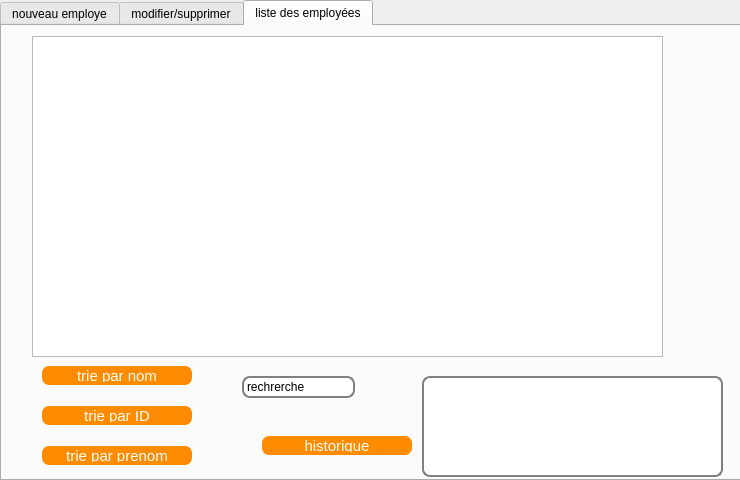
<?xml version="1.0" encoding="UTF-8"?>
<ui version="4.0">
 <class>employes</class>
 <widget class="QDialog" name="employes">
  <property name="geometry">
   <rect>
    <x>0</x>
    <y>0</y>
    <width>740</width>
    <height>480</height>
   </rect>
  </property>
  <property name="windowTitle">
   <string>Dialog</string>
  </property>
  <property name="styleSheet">
   <string notr="true">#gestion employe {
background: gray;
}


#mainFrame {
border: 3px solid gray;
border-radius: 40px;
background: white;
}
QPushButton {
color: white;
background-color:#FF8C00;
width: 140px;
border-color: #340;
border-style: solid;
border-radius: 7;
padding: 3px;
font-size: 15px;
padding-left: 5px;
padding-right: 5px;
min-width: 50px;
max-width: 200px;
min-height: 13px;
max-height: 13px;
}
QLineEdit {
padding: 1px;
border-style: solid;
border: 2px solid gray;
border-radius: 8px;
}</string>
  </property>
  <widget class="QTabWidget" name="tabWidget">
   <property name="geometry">
    <rect>
     <x>0</x>
     <y>0</y>
     <width>741</width>
     <height>481</height>
    </rect>
   </property>
   <property name="currentIndex">
    <number>2</number>
   </property>
   <widget class="QWidget" name="tab">
    <attribute name="title">
     <string>nouveau employe</string>
    </attribute>
    <widget class="QLabel" name="label">
     <property name="geometry">
      <rect>
       <x>260</x>
       <y>30</y>
       <width>47</width>
       <height>14</height>
      </rect>
     </property>
     <property name="text">
      <string>id</string>
     </property>
    </widget>
    <widget class="QLabel" name="label_2">
     <property name="geometry">
      <rect>
       <x>40</x>
       <y>160</y>
       <width>47</width>
       <height>14</height>
      </rect>
     </property>
     <property name="text">
      <string>nom</string>
     </property>
    </widget>
    <widget class="QLabel" name="label_3">
     <property name="geometry">
      <rect>
       <x>30</x>
       <y>90</y>
       <width>47</width>
       <height>14</height>
      </rect>
     </property>
     <property name="text">
      <string>prenom</string>
     </property>
    </widget>
    <widget class="QLabel" name="label_4">
     <property name="geometry">
      <rect>
       <x>40</x>
       <y>230</y>
       <width>47</width>
       <height>14</height>
      </rect>
     </property>
     <property name="text">
      <string>adresse</string>
     </property>
    </widget>
    <widget class="QLineEdit" name="lineEdit_Nom">
     <property name="geometry">
      <rect>
       <x>130</x>
       <y>160</y>
       <width>113</width>
       <height>20</height>
      </rect>
     </property>
    </widget>
    <widget class="QLineEdit" name="lineEdit_Prenom">
     <property name="geometry">
      <rect>
       <x>130</x>
       <y>90</y>
       <width>113</width>
       <height>20</height>
      </rect>
     </property>
    </widget>
    <widget class="QLineEdit" name="lineEdit_Adresse">
     <property name="geometry">
      <rect>
       <x>120</x>
       <y>230</y>
       <width>113</width>
       <height>20</height>
      </rect>
     </property>
    </widget>
    <widget class="QLabel" name="label_5">
     <property name="geometry">
      <rect>
       <x>350</x>
       <y>90</y>
       <width>61</width>
       <height>16</height>
      </rect>
     </property>
     <property name="text">
      <string>telephone</string>
     </property>
    </widget>
    <widget class="QLabel" name="label_6">
     <property name="geometry">
      <rect>
       <x>350</x>
       <y>160</y>
       <width>47</width>
       <height>14</height>
      </rect>
     </property>
     <property name="text">
      <string>agence</string>
     </property>
    </widget>
    <widget class="QLabel" name="label_7">
     <property name="geometry">
      <rect>
       <x>350</x>
       <y>240</y>
       <width>47</width>
       <height>14</height>
      </rect>
     </property>
     <property name="text">
      <string>role</string>
     </property>
    </widget>
    <widget class="QLineEdit" name="lineEdit_Telephone">
     <property name="geometry">
      <rect>
       <x>440</x>
       <y>90</y>
       <width>113</width>
       <height>20</height>
      </rect>
     </property>
    </widget>
    <widget class="QLineEdit" name="lineEdit_Agence">
     <property name="geometry">
      <rect>
       <x>440</x>
       <y>160</y>
       <width>113</width>
       <height>20</height>
      </rect>
     </property>
    </widget>
    <widget class="QLineEdit" name="lineEdit_Role">
     <property name="geometry">
      <rect>
       <x>440</x>
       <y>240</y>
       <width>113</width>
       <height>20</height>
      </rect>
     </property>
    </widget>
    <widget class="QPushButton" name="pushButton_ajouter">
     <property name="geometry">
      <rect>
       <x>280</x>
       <y>310</y>
       <width>150</width>
       <height>19</height>
      </rect>
     </property>
     <property name="text">
      <string>ajouter</string>
     </property>
    </widget>
    <widget class="QLineEdit" name="lineEdit">
     <property name="geometry">
      <rect>
       <x>300</x>
       <y>30</y>
       <width>113</width>
       <height>20</height>
      </rect>
     </property>
    </widget>
    <widget class="QLineEdit" name="ajoutnom">
     <property name="geometry">
      <rect>
       <x>570</x>
       <y>200</y>
       <width>111</width>
       <height>21</height>
      </rect>
     </property>
    </widget>
    <widget class="QLineEdit" name="ajoutmdp">
     <property name="geometry">
      <rect>
       <x>570</x>
       <y>280</y>
       <width>121</width>
       <height>21</height>
      </rect>
     </property>
    </widget>
    <widget class="QLabel" name="label_16">
     <property name="geometry">
      <rect>
       <x>520</x>
       <y>280</y>
       <width>47</width>
       <height>14</height>
      </rect>
     </property>
     <property name="text">
      <string>mdp</string>
     </property>
    </widget>
    <widget class="QLabel" name="label_17">
     <property name="geometry">
      <rect>
       <x>520</x>
       <y>200</y>
       <width>47</width>
       <height>14</height>
      </rect>
     </property>
     <property name="text">
      <string>user</string>
     </property>
    </widget>
   </widget>
   <widget class="QWidget" name="tab_2">
    <attribute name="title">
     <string>modifier/supprimer</string>
    </attribute>
    <widget class="QGroupBox" name="groupBox">
     <property name="geometry">
      <rect>
       <x>10</x>
       <y>10</y>
       <width>231</width>
       <height>331</height>
      </rect>
     </property>
     <property name="title">
      <string>supprimer</string>
     </property>
     <widget class="QPushButton" name="pushButton_supprimer">
      <property name="geometry">
       <rect>
        <x>70</x>
        <y>210</y>
        <width>150</width>
        <height>19</height>
       </rect>
      </property>
      <property name="text">
       <string>supprimer</string>
      </property>
     </widget>
     <widget class="QLabel" name="label_8">
      <property name="geometry">
       <rect>
        <x>80</x>
        <y>100</y>
        <width>47</width>
        <height>14</height>
       </rect>
      </property>
      <property name="text">
       <string>ID</string>
      </property>
     </widget>
     <widget class="QComboBox" name="comboBox">
      <property name="geometry">
       <rect>
        <x>70</x>
        <y>140</y>
        <width>73</width>
        <height>22</height>
       </rect>
      </property>
     </widget>
     <widget class="QPushButton" name="buttonafficher">
      <property name="geometry">
       <rect>
        <x>70</x>
        <y>170</y>
        <width>150</width>
        <height>19</height>
       </rect>
      </property>
      <property name="text">
       <string>Afficher</string>
      </property>
     </widget>
    </widget>
    <widget class="QGroupBox" name="groupBox_2">
     <property name="geometry">
      <rect>
       <x>250</x>
       <y>10</y>
       <width>431</width>
       <height>331</height>
      </rect>
     </property>
     <property name="title">
      <string>Modifier</string>
     </property>
     <widget class="QLabel" name="label_9">
      <property name="geometry">
       <rect>
        <x>150</x>
        <y>20</y>
        <width>47</width>
        <height>14</height>
       </rect>
      </property>
      <property name="text">
       <string>ID</string>
      </property>
     </widget>
     <widget class="QLabel" name="label_10">
      <property name="geometry">
       <rect>
        <x>20</x>
        <y>90</y>
        <width>47</width>
        <height>14</height>
       </rect>
      </property>
      <property name="text">
       <string>Prenom</string>
      </property>
     </widget>
     <widget class="QLabel" name="label_11">
      <property name="geometry">
       <rect>
        <x>20</x>
        <y>160</y>
        <width>47</width>
        <height>14</height>
       </rect>
      </property>
      <property name="text">
       <string>Nom</string>
      </property>
     </widget>
     <widget class="QLabel" name="label_12">
      <property name="geometry">
       <rect>
        <x>20</x>
        <y>240</y>
        <width>47</width>
        <height>14</height>
       </rect>
      </property>
      <property name="text">
       <string>Adresse</string>
      </property>
     </widget>
     <widget class="QLabel" name="label_13">
      <property name="geometry">
       <rect>
        <x>220</x>
        <y>90</y>
        <width>61</width>
        <height>16</height>
       </rect>
      </property>
      <property name="text">
       <string>Telephone</string>
      </property>
     </widget>
     <widget class="QLabel" name="label_14">
      <property name="geometry">
       <rect>
        <x>220</x>
        <y>160</y>
        <width>47</width>
        <height>14</height>
       </rect>
      </property>
      <property name="text">
       <string>Agence</string>
      </property>
     </widget>
     <widget class="QLabel" name="label_15">
      <property name="geometry">
       <rect>
        <x>220</x>
        <y>240</y>
        <width>47</width>
        <height>14</height>
       </rect>
      </property>
      <property name="text">
       <string>Role</string>
      </property>
     </widget>
     <widget class="QLineEdit" name="lineEdit_4">
      <property name="geometry">
       <rect>
        <x>80</x>
        <y>90</y>
        <width>113</width>
        <height>20</height>
       </rect>
      </property>
     </widget>
     <widget class="QLineEdit" name="lineEdit_5">
      <property name="geometry">
       <rect>
        <x>80</x>
        <y>160</y>
        <width>113</width>
        <height>20</height>
       </rect>
      </property>
     </widget>
     <widget class="QLineEdit" name="lineEdit_6">
      <property name="geometry">
       <rect>
        <x>80</x>
        <y>240</y>
        <width>113</width>
        <height>20</height>
       </rect>
      </property>
     </widget>
     <widget class="QLineEdit" name="lineEdit_7">
      <property name="geometry">
       <rect>
        <x>280</x>
        <y>90</y>
        <width>113</width>
        <height>20</height>
       </rect>
      </property>
     </widget>
     <widget class="QLineEdit" name="lineEdit_8">
      <property name="geometry">
       <rect>
        <x>280</x>
        <y>160</y>
        <width>113</width>
        <height>20</height>
       </rect>
      </property>
     </widget>
     <widget class="QLineEdit" name="lineEdit_9">
      <property name="geometry">
       <rect>
        <x>280</x>
        <y>240</y>
        <width>113</width>
        <height>20</height>
       </rect>
      </property>
     </widget>
     <widget class="QPushButton" name="pushButton_modifier">
      <property name="geometry">
       <rect>
        <x>180</x>
        <y>290</y>
        <width>150</width>
        <height>19</height>
       </rect>
      </property>
      <property name="text">
       <string>Modifier</string>
      </property>
     </widget>
     <widget class="QComboBox" name="comboboxmodif">
      <property name="geometry">
       <rect>
        <x>210</x>
        <y>20</y>
        <width>81</width>
        <height>22</height>
       </rect>
      </property>
     </widget>
     <widget class="QPushButton" name="pushButton">
      <property name="geometry">
       <rect>
        <x>300</x>
        <y>20</y>
        <width>150</width>
        <height>19</height>
       </rect>
      </property>
      <property name="text">
       <string>Afficher</string>
      </property>
     </widget>
     <widget class="QPushButton" name="pushButton_2">
      <property name="geometry">
       <rect>
        <x>300</x>
        <y>50</y>
        <width>150</width>
        <height>19</height>
       </rect>
      </property>
      <property name="text">
       <string>Valider</string>
      </property>
     </widget>
    </widget>
   </widget>
   <widget class="QWidget" name="tab_3">
    <attribute name="title">
     <string>liste des employées</string>
    </attribute>
    <widget class="QTableView" name="tableView">
     <property name="geometry">
      <rect>
       <x>30</x>
       <y>10</y>
       <width>631</width>
       <height>321</height>
      </rect>
     </property>
    </widget>
    <widget class="QPushButton" name="tri_nom">
     <property name="geometry">
      <rect>
       <x>40</x>
       <y>340</y>
       <width>150</width>
       <height>19</height>
      </rect>
     </property>
     <property name="text">
      <string>trie par nom</string>
     </property>
    </widget>
    <widget class="QPushButton" name="tri_id">
     <property name="geometry">
      <rect>
       <x>40</x>
       <y>380</y>
       <width>150</width>
       <height>19</height>
      </rect>
     </property>
     <property name="text">
      <string>trie par ID</string>
     </property>
    </widget>
    <widget class="QLineEdit" name="lineEdit_rech">
     <property name="geometry">
      <rect>
       <x>240</x>
       <y>350</y>
       <width>113</width>
       <height>22</height>
      </rect>
     </property>
     <property name="text">
      <string>rechrerche</string>
     </property>
    </widget>
    <widget class="QPushButton" name="pushButton_3">
     <property name="geometry">
      <rect>
       <x>260</x>
       <y>410</y>
       <width>150</width>
       <height>19</height>
      </rect>
     </property>
     <property name="text">
      <string>historique</string>
     </property>
    </widget>
    <widget class="QLineEdit" name="lineEdit_2">
     <property name="geometry">
      <rect>
       <x>420</x>
       <y>350</y>
       <width>301</width>
       <height>101</height>
      </rect>
     </property>
    </widget>
    <widget class="QPushButton" name="tri_pre">
     <property name="geometry">
      <rect>
       <x>40</x>
       <y>420</y>
       <width>150</width>
       <height>19</height>
      </rect>
     </property>
     <property name="text">
      <string>trie par prenom</string>
     </property>
    </widget>
   </widget>
  </widget>
 </widget>
 <resources/>
 <connections/>
</ui>
